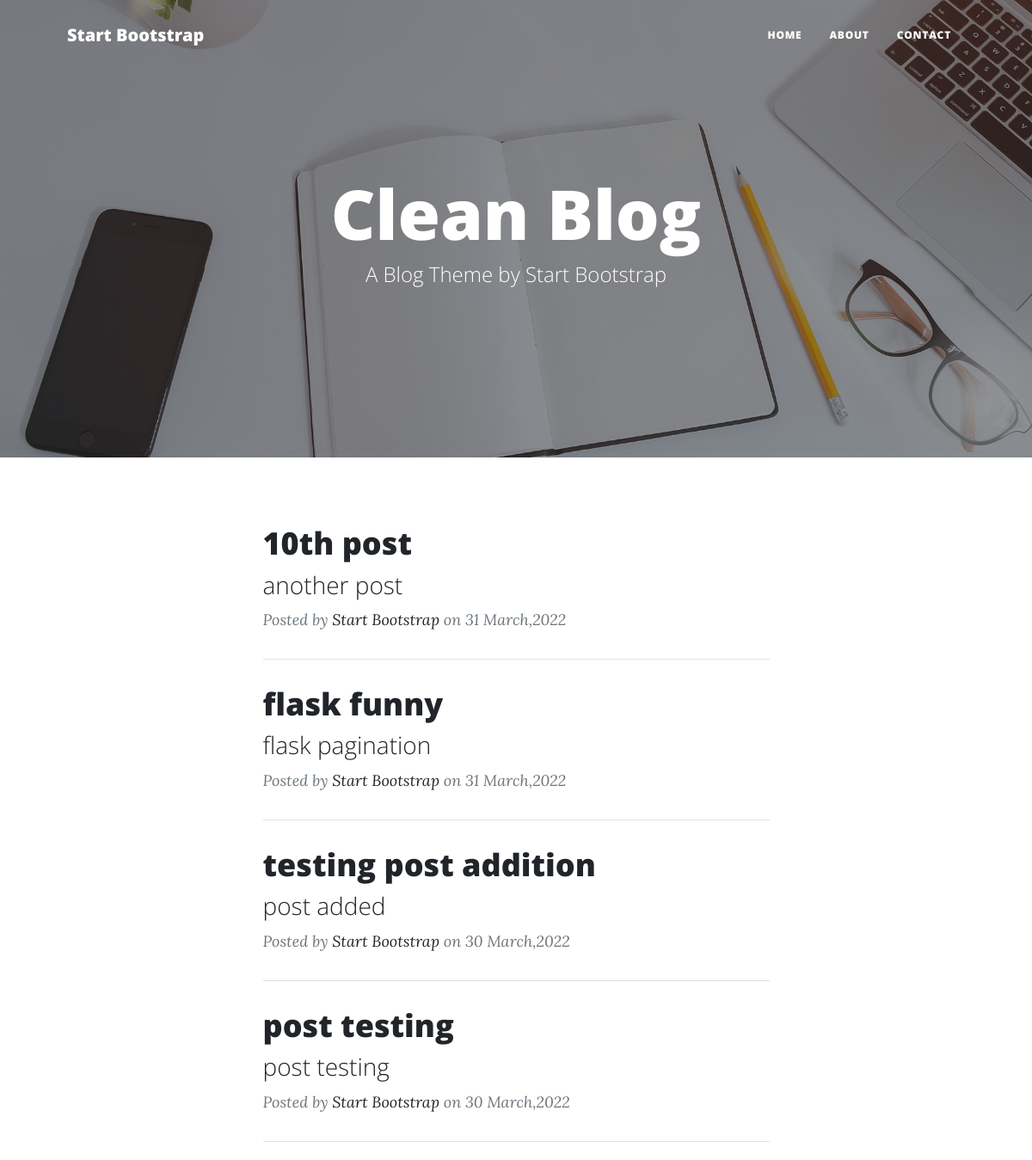
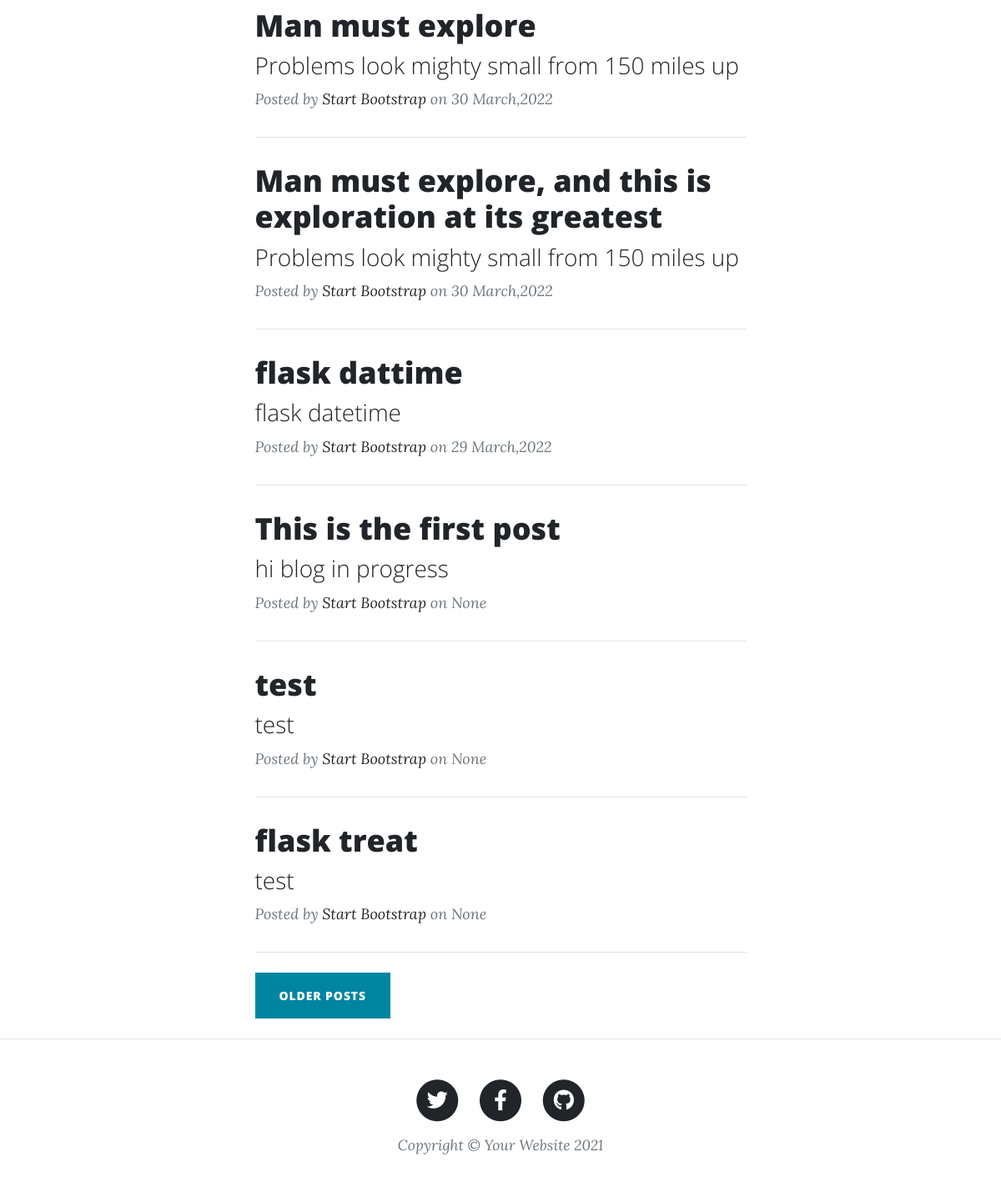
The page / on the database its author committed (2 pictures, top to bottom).
### app.py (models this page shows)
class Post(db.Model):
    id = db.Column(db.Integer, primary_key=True)
    heading = db.Column(db.String(50), unique=True, nullable=False)
    subHeading = db.Column(db.String(100))
    body = db.Column(db.Text(), nullable=False)
    dateCreated = db.Column(db.DateTime(), default=datetime.utcnow)
    comments = db.relationship('Comments', backref='post', lazy='dynamic')

### app.py (the view)
@app.route('/')
def index():
    page = request.args.get('page', 1, type=int)
    posts = Post.query.order_by(desc(Post.dateCreated)).paginate(
        page, app.config['POSTS_PER_PAGE'], True)
    next_url = url_for('index', page=posts.next_num) \
        if posts.has_next else None
    prev_url = url_for('index', page=posts.prev_num) \
        if posts.has_prev else None
    return render_template('index.html',
                           posts=posts,
                           next_url=next_url,
                           prev_url=prev_url)

### app.py (called while the page is built)
@app.template_filter('datetime_format')
def datetime_format(value, format='%d %B,%Y'):
    if value == None:
        return None
    return value.strftime(format)

### templates/index.html (shortened to what this page needs)
{% extends 'base.html' %}
{% block content %}
<body>
    <header class="masthead" style="background-image: url('static/assets/img/home-bg.jpg')">
        <div class="container position-relative px-4 px-lg-5">
            <div class="row gx-4 gx-lg-5 justify-content-center">
                <div class="col-md-10 col-lg-8 col-xl-7">
                    <div class="site-heading">
                        <h1>Clean Blog</h1>
                        <span class="subheading">A Blog Theme by Start Bootstrap</span>
                    </div>
                </div>
            </div>
        </div>
    </header>
    <div class="container px-4 px-lg-5">
        <div class="row gx-4 gx-lg-5 justify-content-center">
            <div class="col-md-10 col-lg-8 col-xl-7">
                <div class="post-preview">
                    {% for post in posts.items %}
                    <a href="{{url_for('post',post_id=post.id)}}">
                        <h2 class="post-title">{{post.heading}}</h2>
                        <h3 class="post-subtitle">{{post.subHeading}}</h3>
                    </a>
                    <p class="post-meta">
                        Posted by
                        <a href="#!">Start Bootstrap</a>
                        on {{post.dateCreated|datetime_format}}
                    </p>
                    <hr class="my-4" />
                    {% endfor %}
                </div>
                <div class="d-flex justify-content-between mb-4">
                    {% if next_url %}
                    <a class="btn btn-primary text-uppercase" href="{{ next_url }}">Older posts</a>
                    {% endif %}
                </div>
            </div>
        </div>
    </div>
</body>
{% endblock %}

### rows shown on the page
Post: heading "10th post", subHeading "another post", dateCreated "31 March,2022"
Post: heading "flask funny", subHeading "flask pagination", dateCreated "31 March,2022"
Post: heading "testing post addition", subHeading "post added", dateCreated "30 March,2022"
Post: heading "post testing", subHeading "post testing", dateCreated "30 March,2022"
Post: heading "Man must explore", subHeading "Problems look mighty small from 150 miles up", dateCreated "30 March,2022"
Post: heading "Man must explore, and this is exploration at its greatest", subHeading "Problems look mighty small from 150 miles up", dateCreated "30 March,2022"
Post: heading "flask dattime", subHeading "flask datetime", dateCreated "29 March,2022"
Post: heading "This is the first post", subHeading "hi blog in progress", dateCreated "None"
Post: heading "test", subHeading "test", dateCreated "None"
Post: heading "flask treat", subHeading "test", dateCreated "None"
